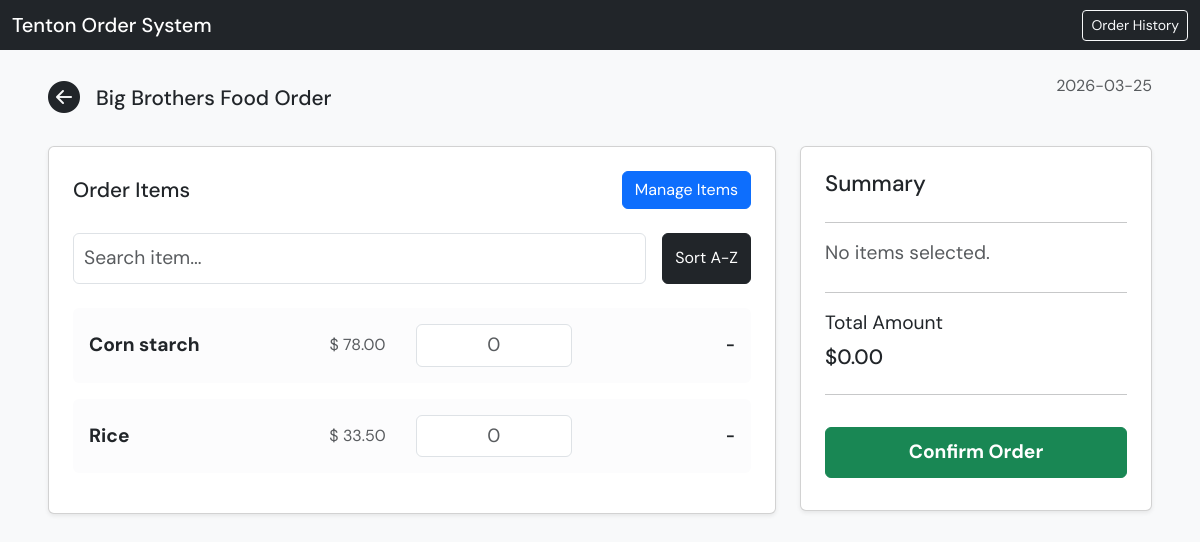
Page /vendors/1/order on the committed database.
### app/models.py (models this page shows)
class Vendor(Base):
    __tablename__ = "vendors"
    id: Mapped[int] = mapped_column(primary_key=True)
    name: Mapped[str] = mapped_column(String, nullable=False)
    phone: Mapped[str] = mapped_column(String, nullable=False)
    available_days: Mapped[str | None] = mapped_column(String, nullable=True)
    items = relationship(
        "Item",
        back_populates="vendor",
        cascade="all, delete-orphan"
    )
    orders = relationship(
        "OrderHistory",
        back_populates="vendor",
        cascade="all, delete-orphan"
    )

class Item(Base):
    __tablename__ = "items"
    id: Mapped[int] = mapped_column(primary_key=True)
    name: Mapped[str] = mapped_column(String, nullable=False)
    unit_price: Mapped[float | None] = mapped_column(
        Float,
        nullable=True
    )
    vendor_id: Mapped[int] = mapped_column(
        ForeignKey("vendors.id"),
        nullable=False
    )
    vendor = relationship(
        "Vendor",
        back_populates="items"
    )

### app/main.py (the view)
@app.get("/vendors/{vendor_id}/order", response_class=HTMLResponse)
def vendor_order_page(
    vendor_id: int,
    request: Request,
    db: Session = Depends(get_db),
):
    vendor = get_vendor_by_id(db, vendor_id)
    if not vendor:
        return RedirectResponse(url="/vendors", status_code=303)
    items = get_items_by_vendor(db, vendor_id)
    today = datetime.now().strftime("%Y-%m-%d")
    return templates.TemplateResponse(
        "vendor_order.html",
        {
            "request": request,
            "vendor": vendor,
            "items": items,
            "today": today,
        },
    )

### app/templates/vendor_order.html (shortened to what this page needs)
{% extends "base.html" %}
{% block content %}
<div class="d-flex justify-content-between align-items-start mb-4 flex-wrap gap-3">
  <div class="d-flex align-items-center gap-3">
    <a href="/vendors" class="text-dark">
      <i class="bi bi-arrow-left-circle-fill" style="font-size: 2rem;"></i>
    </a>
    <h2 class="mb-0" style="font-size: 1.3rem;">
      {{ vendor.name }} Order
    </h2>
  </div>
  <div class="text-muted" style="font-size: 1rem;">
    {{ today }}
  </div>
</div>
<form method="post" action="/vendors/{{ vendor.id }}/order" id="orderForm">
  <div class="row g-4">
    <div class="col-12 col-lg-8">
      <div class="card p-4 mb-3 shadow-sm">
        <div class="d-flex justify-content-between align-items-center mb-4 flex-wrap gap-3">
          <h5 class="mb-0" style="font-size: 1.3rem;">Order Items</h5>
          <a href="/vendors/{{ vendor.id }}/items" class="btn btn-primary" style="font-size: 1rem; padding: 6px 12px;">
            Manage Items
          </a>
        </div>
        <div class="d-flex gap-3 mb-4 flex-wrap">
          <div class="flex-grow-1">
            <input type="text" id="searchInput" class="form-control" placeholder="Search item..." style="font-size: 1.2rem; padding: 10px;">
          </div>
          <button type="button" id="sortBtn" class="btn btn-dark" style="font-size: 1rem; padding: 6px 12px;">
            Sort A-Z
          </button>
        </div>
        {% if items %}
        <div id="itemsContainer">
          {% for item in items %}
          <div class="card mb-3 border-0 bg-light-subtle item-row" data-price="{{ item.unit_price or 0 }}" data-name="{{ item.name }}">
            <div class="card-body p-3">
              <div class="row align-items-center g-2">
                <div class="col-12 col-md-4">
                  <div class="fw-bold item-name" style="font-size: 1.2rem;">
                    {{ item.name }}
                  </div>
                </div>
                <div class="col-4 col-md-2">
                  <div class="text-muted text-center" style="font-size: 1rem;">
                    {% if item.unit_price is not none %}
                    $
                    {{ '%.2f'|format(item.unit_price) }}
                    {% else %}
                    -
                    {% endif %}
                  </div>
                </div>
                <div class="col-4 col-md-3">
                  <input type="number" name="qty_{{ item.id }}" class="form-control item-qty text-center" placeholder="0" min="0" step="1" style="font-size: 1.2rem; padding: 6px;">
                </div>
                <div class="col-4 col-md-3 text-end">
                  <span class="line-total fw-bold" style="font-size: 1rem;">-</span>
                </div>
              </div>
            </div>
          </div>
          {% endfor %}
        </div>
        {% else %}
        <p class="text-muted mb-0" style="font-size: 1rem;">
          No items added for this vendor yet.
        </p>
        {% endif %}
      </div>
    </div>
    <div class="col-12 col-lg-4 mb-5">
      <div class="card p-4 shadow-sm" style="position: sticky; top: 20px;">
        <h5 style="font-size: 1.4rem;">Summary</h5>
        <hr>
        <div id="orderSummaryList" class="mb-2" style="font-size: 1.2rem;">
        </div>
        <hr>
        <p class="mb-2" style="font-size: 1.2rem;">Total Amount</p>
        <h3 id="grandTotal" style="font-size: 1.3rem;">$0.00</h3>
        <hr>
        <button type="button" id="confirmOrderBtn" class="btn btn-success fw-bold w-100 mb-2 mt-3" style="font-size: 1.2rem; padding: 10px;">
          Confirm Order
        </button>
      </div>
    </div>
  </div>
</form>
{% endblock %}

### app/templates/base.html (style rules this page uses)
body { font-family: 'DM Sans', sans-serif; }
input, select, textarea { font-size: 16px; }
input[type="number"] { appearance: textfield; -moz-appearance: textfield; }

### rows in the picture
Vendor: name "Big Brothers Food"
Item: name "Corn starch", unit_price "78.00"
Item: name "Rice", unit_price "33.50"

### other values in the picture
{{ today }} "2026-03-25"
